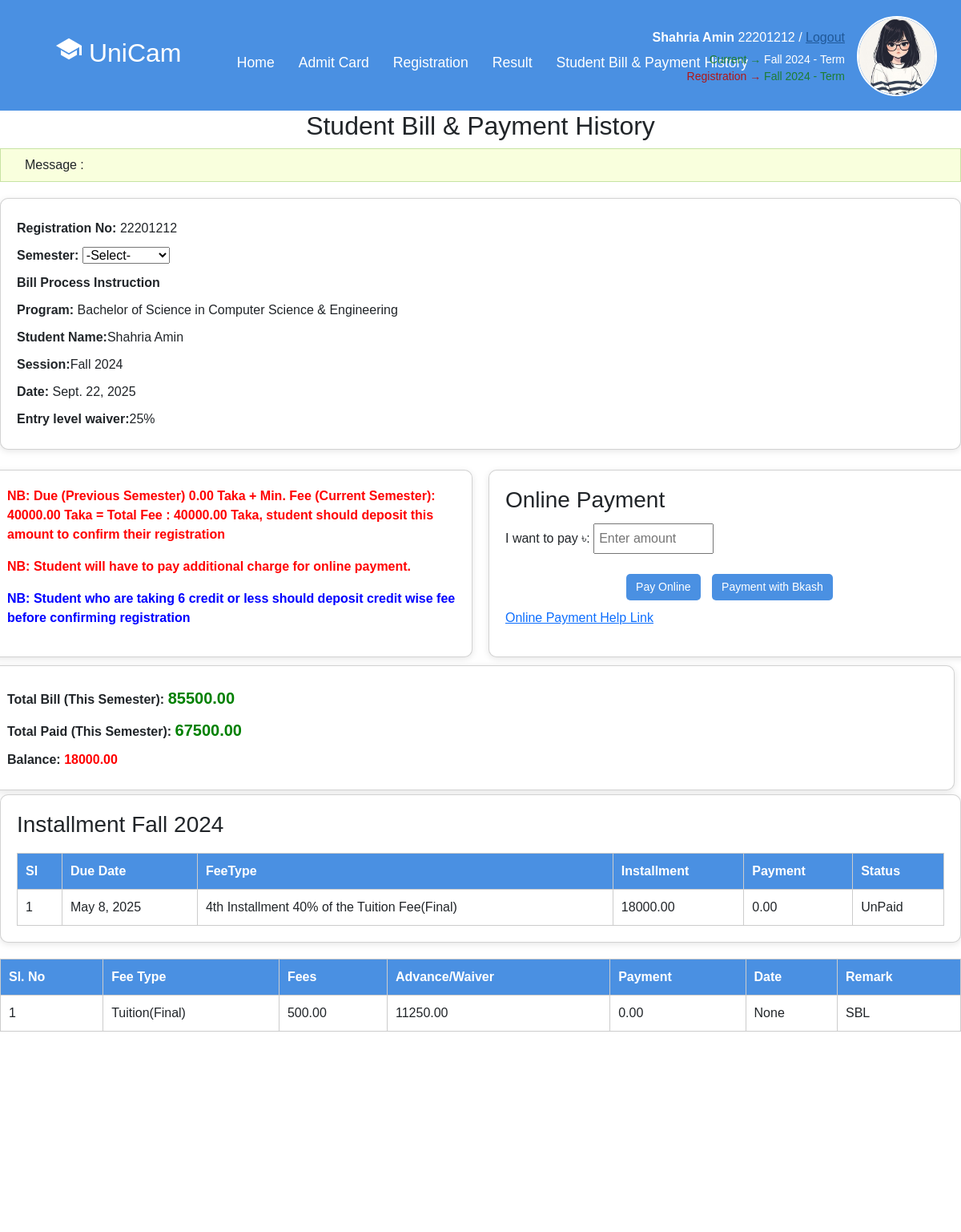
The app's page /payment-details/22201212/ (upper part), older data.
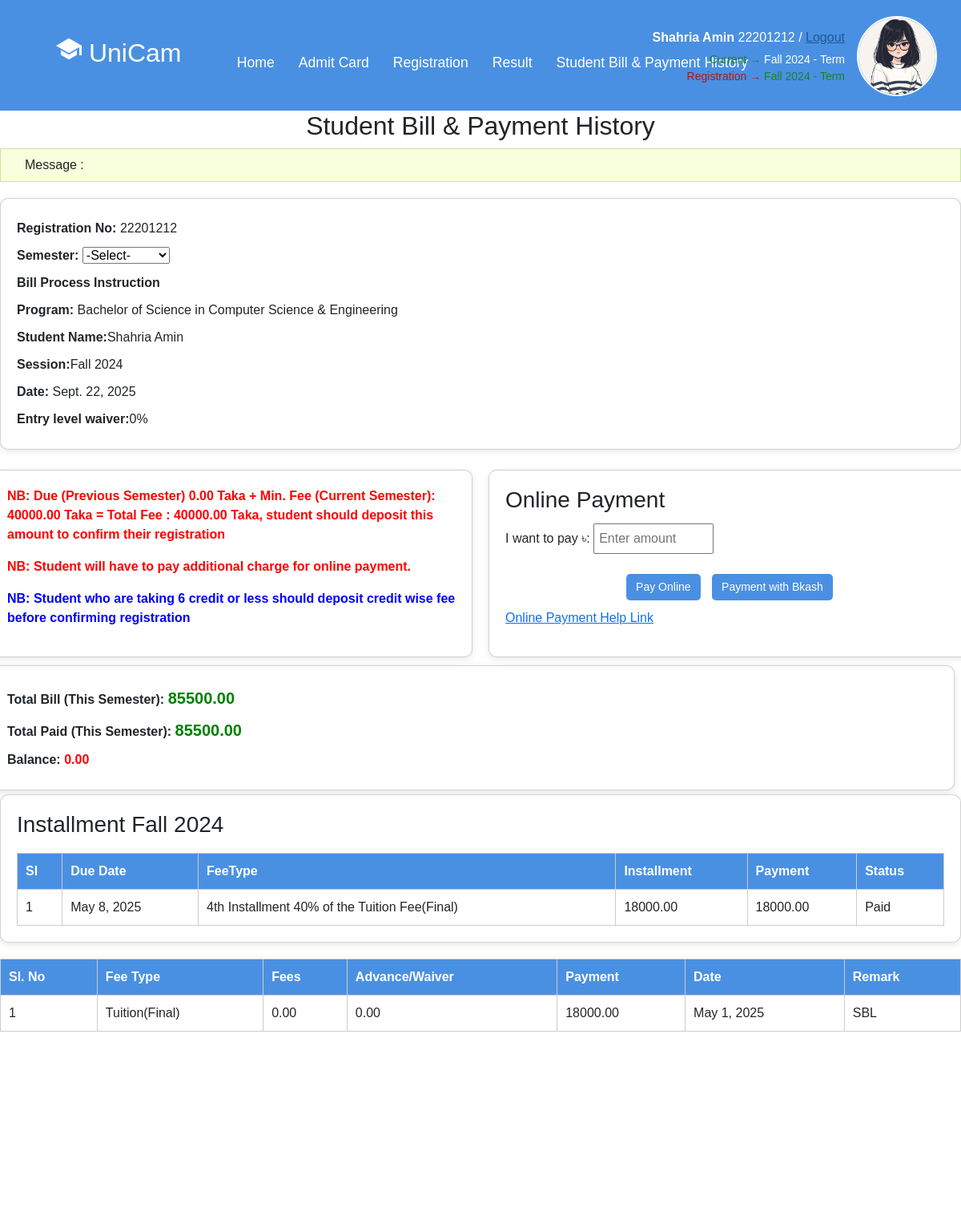
The same page, newer data.
### app1/models.py (models this page shows, shortened)
class StudentInfo(models.Model):
    sroll = models.ForeignKey(Student, on_delete=models.CASCADE)
    sname = models.CharField(max_length=100)
    fathername = models.CharField(max_length=100)
    mothername = models.CharField(max_length=100)
    program = models.CharField(max_length=100)
    gender = models.CharField(max_length=100)
    phone = models.CharField(max_length=100)
    guardianphone = models.CharField(max_length=100)
    session = models.CharField(max_length=100)
    nationality = models.CharField(max_length=100)
    dob = models.CharField(max_length=100)
    email = models.EmailField()
    pic = models.ImageField(upload_to='student_pics/', null=True, blank=True)

class Student(models.Model):
    id = models.CharField(primary_key=True, max_length=100)
    def __str__(self):
        return self.id

class LastPayment(models.Model):
    l_student = models.ForeignKey(Student, on_delete=models.CASCADE)
    l_waiver_persent = models.CharField(max_length=100, null=True, blank=True)
    l_due_date = models.DateField()
    l_fee_type = models.CharField(
        max_length=200,
        choices=[
            ('1st Installment Registration', '1st Installment Registration'),
            ('2nd Installment 30% of the Tuition Fees', '2nd Installment 30% of the Tuition Fees'),
            ('3rd Installment 30% of the Tuition Fee(Mid term)', '3rd Installment 30% of the Tuition Fee(Mid term)'),
            ('4th Installment 40% of the Tuition Fee(Final)', '4th Installment 40% of the Tuition Fee(Final)'),
            ('Late Fees', 'Late Fees'),
        ]
    )
    l_fees = models.DecimalField(max_digits=10, decimal_places=2)
    l_payment_type = models.CharField(
        max_length=100,
        choices=[
            ('Tuition(Mid Term)', 'Tuition(Mid Term)'),
            ('Tuition(Final)', 'Tuition(Final)'),
            ('Student Payment', 'Student Payment'),
            ('Registration', 'Registration'),
            ('Late Fees', 'Late Fees'),
            ('Repeat Exam Fee', 'Repeat Exam Fee'),
            ('Additional Waiver', 'Additional Waiver'),
            ('Caution money', 'Caution money'),
            ('Admission and varificatin fees', 'Admission and varificatin fees'),
            ('Other', 'Other'),
        ]
    )
    l_waiver_taka = models.DecimalField(max_digits=10, decimal_places=2)
    l_installment = models.DecimalField(max_digits=10, decimal_places=2)
    l_pay = models.DecimalField(max_digits=10, decimal_places=2)
    l_total_bill = models.DecimalField(max_digits=10, decimal_places=2)
    l_total_paid = models.DecimalField(max_digits=10, decimal_places=2)
    l_due = models.DecimalField(max_digits=10, decimal_places=2)
    l_payment_date = models.DateField(null=True, blank=True)
    l_transaction_id = models.CharField(max_length=100, unique=True)
    l_STATUS_CHOICES = [
        ('Paid', 'Paid'),
        ('UnPaid', 'UnPaid'),
    ]
    l_status = models.CharField(max_length=10, choices=l_STATUS_CHOICES)
    l_remarks = models.TextField(blank=True, null=True)

### app1/views.py (the view)
# urls.py: path('payment-details/<int:student_id>/', views.StudentPaymentPage, name='payment'),
def StudentPaymentPage(request, student_id):
    student = get_object_or_404(Student, id=student_id)
    infos = StudentInfo.objects.filter(sroll=student)
    admitcards = FinalAdmitCard.objects.filter(fid=student)
    registers = CourseRegister.objects.filter(studentid=student)
    payments = LastPayment.objects.filter(l_student=student)
    today = timezone.now().date()
    context = {
        'student': student,
        'infos': infos,
        'admitcards': admitcards,
        'registers': registers,
        'payments': payments,
        'today': today,
    }
    return render(request, 'payment.html', context)

### templates/payment.html (shortened to what this page needs)
{% extends "base.html" %}
{% block content %}
<div>
  <h2 style="padding: 0px 20px;text-align: center;">Student Bill & Payment History</h2>
  <div class="message-box">
    Message :
  </div>
  <div class="card">
    <div class="row">
      {% for info in infos %}
      <div><strong>Registration No:</strong> {{ info.sroll }}</div>
      <div><strong>Semester:</strong>
          <select id="semesterDropdown" onchange="checkMatch()">
            <option value="">-Select-</option>
          </select>
      </div>
      <div><strong>Bill Process Instruction</strong></div>
    </div>
    <div class="row">
      <div><strong>Program:</strong> {{ info.program }}</div>
    </div>
    <div class="row">
      <div><strong>Student Name:</strong>{{ info.sname }}</div>
      <div><strong>Session:</strong>{{ info.session }}</div>
      {% endfor %}
      <div><strong>Date:</strong> {{ today }}</div>
      {% for payment in payments %}
      <div><strong>Entry level waiver:</strong>{{ payment.l_waiver_persent }}</div>
      {% endfor %}
    </div>
  </div>
  <div class="row">
    <div class="card" style="flex: 1; margin-right: 20px;">
      <p class="highlight">NB: Due (Previous Semester) 0.00 Taka + Min. Fee (Current Semester): 40000.00 Taka = Total Fee : 40000.00 Taka, student should deposit this amount to confirm their registration</p>
      <p class="highlight">NB: Student will have to pay additional charge for online payment.</p>
      <p class="note">NB: Student who are taking 6 credit or less should deposit credit wise fee before confirming registration</p>
    </div>
    <div class="card" style="flex: 1;">
      <h3>Online Payment</h3>
      <div style="margin-bottom: 10px;">I want to pay ৳:
        <input type="number" id="payAmount" placeholder="Enter amount">
      </div>
      <div style="margin-top: 10px; text-align: center;">
        <button class="payment-button" onclick="payOnline()">Pay Online</button>
        <button class="payment-button" onclick="payBkash()">Payment with Bkash</button>
      </div>
      <p><a href="https://drive.google.com/file/d/1zX4DDFTFTHSpN5Rkf0nLQ1AeKDkAMtZS/view">Online Payment Help Link</a></p>
    </div>
  </div>
  <div class="row">
    <div class="card" style="flex: 1; margin-right: 20px;">
      {% for payment in payments %}
      <div><strong>Total Bill (This Semester):</strong> <span class="amount">{{ payment.l_total_bill }}</span></div>
      <div><strong>Total Paid (This Semester):</strong> <span class="amount">{{ payment.l_total_paid }}</span></div>
      <div><strong>Balance:</strong> <span class="due">{{ payment.l_due }}</span></div>
      {% endfor %}
    </div>
  </div>
  <div class="card">
    {% for info in infos %}
    <h3>Installment {{ info.session }}</h3>
    {% endfor %}
    <table>
      <thead>
        <tr>
          <th>Sl</th>
          <th>Due Date</th>
          <th>FeeType</th>
          <th>Installment</th>
          <th>Payment</th>
          <th>Status</th>
        </tr>
      </thead>
      <tbody>
        <tr>
          {% for payment in payments %}
          <td>{{ forloop.counter }}</td>
          <td>{{ payment.l_due_date }}</td>
          <td>{{ payment.l_fee_type }}</td>
          <td>{{ payment.l_installment }}</td>
          <td>{{ payment.l_pay }}</td>
          <td>{{ payment.l_status }}</td>
        </tr>
        {% endfor %}
      </tbody>
    </table>
  </div>
</div>
 <table id="paymentTable">
  <thead>
    <tr>
      <th>Sl. No</th>
      <th>Fee Type</th>
      <th>Fees</th>
      <th>Advance/Waiver</th>
      <th>Payment</th>
      <th>Date</th>
      <th>Remark</th>
    </tr>
  </thead>
  <tbody id="paymenttBody">
    {% for payment in payments %}
    <tr class="paymentRow">
      <td>{{ forloop.counter }}</td>
      <td>{{ payment.l_payment_type }}</td>
      <td>{{ payment.l_fees }}</td>
      <td>{{ payment.l_waiver_taka }}</td>
      <td>{{ payment.l_pay }}</td>
      <td>{{ payment.l_payment_date }}</td>
      <td>{{ payment.l_remarks }}</td>
    </tr>
    {% endfor %}
  </tbody>
</table>
{% endblock %}

### templates/base.html (shortened to what this page needs)
{% load static %}
<!DOCTYPE html>
<html lang="en">
<head>
  <link href="https://cdn.jsdelivr.net/npm/bootstrap@5.3.3/dist/css/bootstrap.min.css" rel="stylesheet"
>
  <link rel="stylesheet" href="https://cdn.jsdelivr.net/npm/bootstrap-icons@1.10.5/font/bootstrap-icons.css">
</head>
<body>
<header class="header">
  <div class="logo-title">
    <h2 class="logo"><ion-icon name="school-sharp"></ion-icon> UniCam</h2>
  </div>
  <nav class="navigation">
        <a href="{% url 'home' %}" class="active">Home</a>
          {% for info in infos %}
              <a href="{% url 'admitcard_page' info.sroll.pk %}">Admit Card</a>
          {% endfor %}
          {% for info in infos %}
            <a href="{% url 'register_courses' info.sroll.pk %}">Registration</a>
          {% endfor %}
        {% for info in infos %}
        <a href="{% url 'result' info.sroll.pk %}">Result</a>
        {% endfor %}
        {% for info in infos %}
        <a href="{% url 'payment' info.sroll.pk %}">Student Bill & Payment History</a>
        {% endfor %}
  </nav>
  <div class="user-panel" style="display: flex; align-items: center;">
    <div class="user-info">
      {% for info in infos %}
      <p><strong>{{ info.sname }}</strong> {{info.sroll}} /
        <a href="{% url 'logout' %}" style="color: #205898;">Logout</a>
      </p>
      <p class="status">
        <span class="green">Current →</span> Fall 2024 - Term<br />
        <span class="red">Registration →</span>
        <span class="green">{{info.session}} - Term</span>{% endfor %}
      </p>
    </div>
    {% for info in infos %}
      {% if info.pic %}
        <img src="{{ info.pic.url }}" alt="Student Picture"
             style="height: 100px; width: 100px;" />
      {% endif %}
    {% endfor %}
  </div>
</header>
{% block content %}
{% endblock content %}
</div><br><br><br><br><br><br><br><br><br><br><br><br><br><br><br>
</body>
</html>

Row changes from the older to the newer data that the page shows:
removed LastPayment: l_waiver_persent "25%", l_total_bill "85500.00", l_total_paid "67500.00", l_due "18000.00", l_due_date "May 8, 2025", l_fee_type "4th Installment 40% of the Tuition Fee(Final)", l_installment "18000.00", l_pay "0.00", l_status "UnPaid", l_payment_type "Tuition(Final)", l_fees "500.00", l_waiver_taka "11250.00", l_payment_date "None", l_remarks "SBL"
added LastPayment: l_waiver_persent "0%", l_total_bill "85500.00", l_total_paid "85500.00", l_due "0.00", l_due_date "May 8, 2025", l_fee_type "4th Installment 40% of the Tuition Fee(Final)", l_installment "18000.00", l_pay "18000.00", l_status "Paid", l_payment_type "Tuition(Final)", l_fees "0.00", l_waiver_taka "0.00", l_payment_date "May 1, 2025", l_remarks "SBL"
